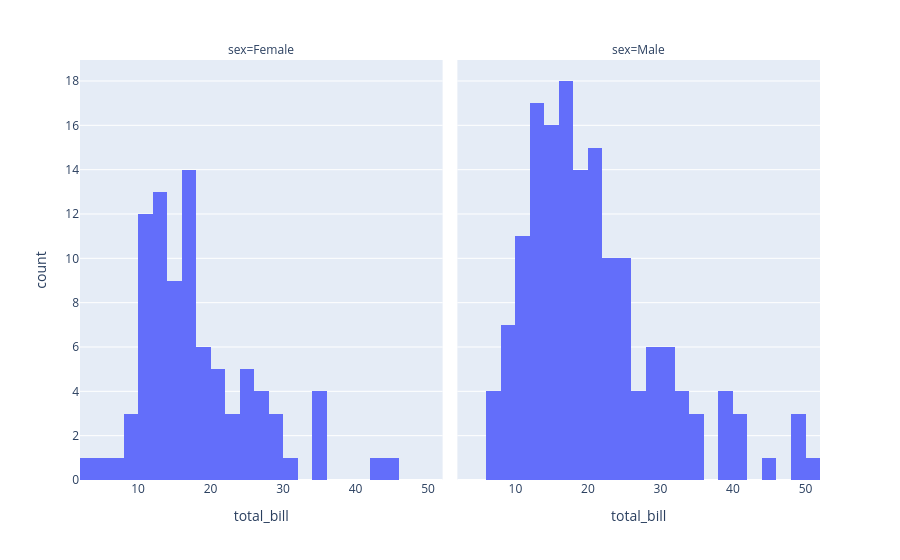

The code cell stored with this chart in its notebook:
### Code cell
px.histogram(tips,x='total_bill',facet_col='sex')
# gender ke hisaab se histogram

### Figure 1 — Plotly figure (JSON) as saved in the notebook; plotly's stock layout.template omitted (floating-point values rounded to 4 significant figures; data arrays with more than 128 entries replaced by an {"elided": "..."} marker saying what was removed)
{"data": [{"bingroup": "x", "hovertemplate": "sex=Female<br>total_bill=%{x}<br>count=%{y}<extra></extra>", "legendgroup": "", "marker": {"color": "#636efa", "pattern": {"shape": ""}}, "name": "", "orientation": "v", "showlegend": false, "type": "histogram", "x": [16.99, 24.59, 35.26, 14.83, 10.33, 16.97, 20.29, 15.77, 19.65, 15.06, 20.69, 16.93, 10.29, 34.81, 26.41, 16.45, 3.07, 17.07, 26.86, 25.28, 14.73, 10.07, 34.83, 5.75, 16.32, 22.75, 11.35, 15.38, 44.3, 22.42, 20.92, 14.31, 7.25, 25.71, 17.31, 10.65, 12.43, 24.08, 13.42, 12.48, 29.8, 14.52, 11.38, 20.27, 11.17, 12.26, 18.26, 8.51, 10.33, 14.15, 13.16, 17.47, 27.05, 16.43, 8.35, 18.64, 11.87, 29.85, 25.0, 13.39, 16.21, 17.51, 10.59, 10.63, 9.6, 20.9, 18.15, 19.81, 43.11, 13.0, 12.74, 13.0, 16.4, 16.47, 12.76, 13.27, 28.17, 12.9, 30.14, 13.42, 15.98, 16.27, 10.09, 22.12, 35.83, 27.18, 18.78], "xaxis": "x", "yaxis": "y"}, {"bingroup": "x", "hovertemplate": "sex=Male<br>total_bill=%{x}<br>count=%{y}<extra></extra>", "legendgroup": "", "marker": {"color": "#636efa", "pattern": {"shape": ""}}, "name": "", "orientation": "v", "showlegend": false, "type": "histogram", "x": {"elided": "157 float values"}, "xaxis": "x2", "yaxis": "y2"}], "layout": {"annotations": [{"font": {}, "showarrow": false, "text": "sex=Female", "x": 0.245, "xanchor": "center", "xref": "paper", "y": 1, "yanchor": "bottom", "yref": "paper"}, {"font": {}, "showarrow": false, "text": "sex=Male", "x": 0.755, "xanchor": "center", "xref": "paper", "y": 1, "yanchor": "bottom", "yref": "paper"}], "barmode": "relative", "legend": {"tracegroupgap": 0}, "margin": {"t": 60}, "xaxis": {"anchor": "y", "domain": [0, 0.49], "title": {"text": "total_bill"}}, "xaxis2": {"anchor": "y2", "domain": [0.51, 1], "matches": "x", "title": {"text": "total_bill"}}, "yaxis": {"anchor": "x", "domain": [0, 1], "title": {"text": "count"}}, "yaxis2": {"anchor": "x2", "domain": [0, 1], "matches": "y", "showticklabels": false}}}
